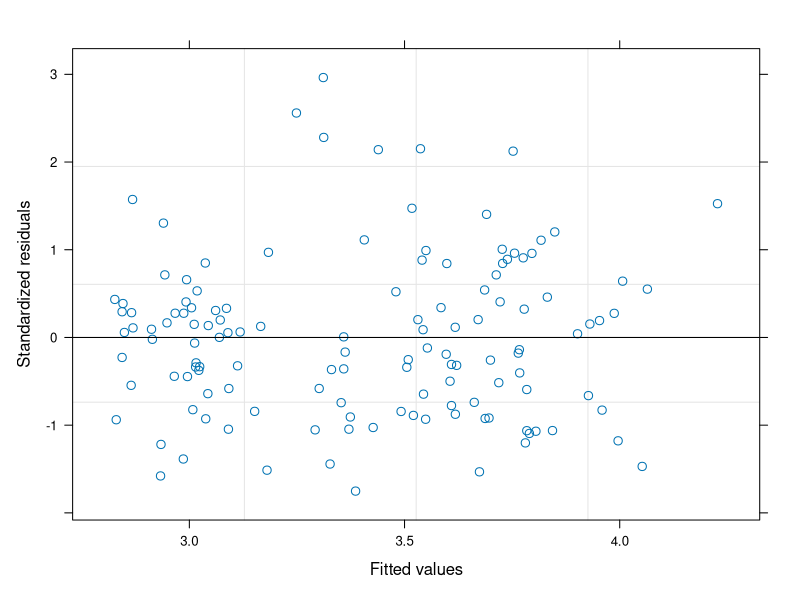
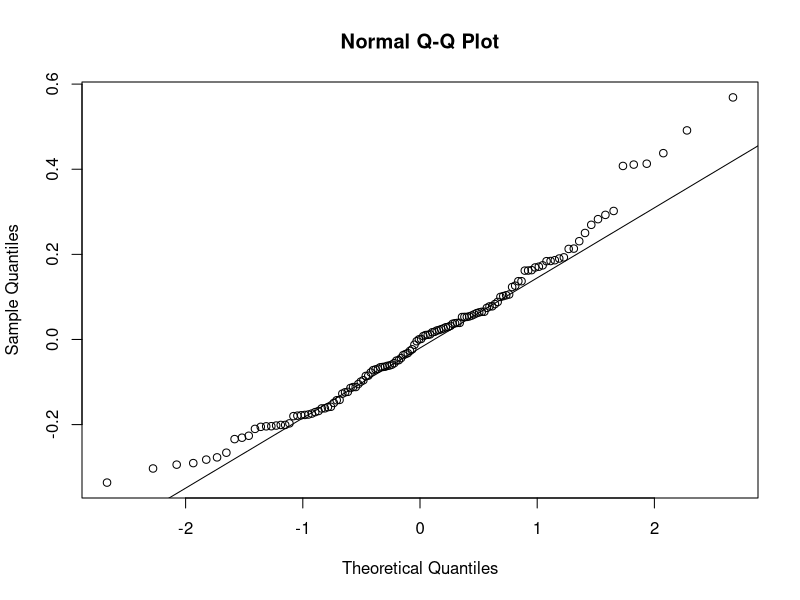

Write the R code that produced these figures, in order. (Note: this script raises an error after producing the figures.)
## Analysis of soil data from sampling plots

## Load packages and data ####
library(ggplot2)
library(nlme)
library(emmeans)
library(ggpubr)

soil <- read.csv('data/soil.csv')

## plotting settings
soil_names <- c(FT = "Temperate forest soil", FM = "Mixed forest soil", FB = "Boreal forest soil")
theme_set(theme_bw())

## Keep only H, Ae, and B for cations analyses (L and F not analyzed)
soil.cat <- soil[soil$horizon %in% c('H', 'Ae', 'B'), ]

## Modeling ####
## pH ####
mod.ph1 <- lme(pH.CaCl2 ~ forest*horizon, random = ~ 1|block,
              method = 'REML',
              weights = NULL, data = soil)
anova(mod.ph1)
plot(mod.ph1)
qqnorm(resid(mod.ph1)); qqline(resid(mod.ph1))

## Interaction between forest and horizon
ph.forest.horiz <- emmeans(mod.ph1, pairwise ~ forest*horizon, adjust = "tukey")
mult.ph.forest.horiz <- CLD(ph.forest.horiz, alpha=0.05, Letters=letters, adjust="tukey", reversed = TRUE)
plot.mult.ph.forest.horiz <- ggplot(mult.ph.forest.horiz, aes(x = horizon, y = emmean)) + 
  geom_point(stat = "identity", position=position_dodge(width = .5)) +
  geom_errorbar(aes(ymin = emmean-SE, ymax = emmean+SE), position=position_dodge(width=0.5), width = 0.2) +
  facet_grid(~forest, labeller = as_labeller(soil_names))+
  labs(x="Horizons", y= expression(paste("pH (in CaCl"[2],")")))

## Forest
ph.forest <- emmeans(mod.ph1, pairwise ~ forest, adjust = "tukey")
mult.ph.forest <- CLD(ph.forest, alpha=0.05, Letters=letters, adjust="tukey", reversed = TRUE)
plot.mult.ph.forest <- ggplot(mult.ph.forest, aes(x = forest, y = emmean)) + 
  geom_point(stat = "identity", position=position_dodge(width = .5)) +
  geom_errorbar(aes(ymin = emmean-SE, ymax = emmean+SE), position=position_dodge(width=0.5), width = 0.2) +
  scale_x_discrete(labels=c("Temperate", "Mixed", "Boreal")) +
  theme(axis.text.x = element_text(angle=45, vjust= 1, size = 10, hjust=1)) +
  labs(x="", y= expression(paste("pH (in CaCl"[2],")")))

## ECEC ####
mod.ecec1 <- lme(ECEC ~ forest*horizon, random = ~ 1|block,
               method = 'REML',
               weights = NULL, data = soil.cat)
anova(mod.ecec1)
plot(mod.ecec1)
qqnorm(resid(mod.ecec1)); qqline(resid(mod.ecec1))

## Interaction between forest and horizon
ecec.forest.horiz <- emmeans(mod.ecec1, pairwise ~ forest*horizon, adjust = "tukey")
mult.ecec.forest.horiz <- CLD(ecec.forest.horiz, alpha=0.05, Letters=letters, adjust="tukey", reversed = TRUE)
plot.mult.ecec.forest.horiz <- ggplot(mult.ecec.forest.horiz, aes(x = horizon, y = emmean)) + 
  geom_point(stat = "identity", position=position_dodge(width = .5)) +
  geom_errorbar(aes(ymin = emmean-SE, ymax = emmean+SE), position=position_dodge(width=0.5), width = 0.2) +
  facet_grid(~forest, labeller = as_labeller(soil_names))+
  labs(x="Horizons", y= expression(paste("ECEC (cmol"[c]," kg"^"-1",")")))

## forest
ecec.forest <- emmeans(mod.ecec1, pairwise ~ forest, adjust = "tukey")
mult.ecec.forest <- CLD(ecec.forest, alpha=0.05, Letters=letters, adjust="tukey", reversed = TRUE)
plot.mult.ecec.forest <- ggplot(mult.ecec.forest, aes(x = forest, y = emmean)) + 
  geom_point(stat = "identity", position=position_dodge(width = .5)) +
  geom_errorbar(aes(ymin = emmean-SE, ymax = emmean+SE), position=position_dodge(width=0.5), width = 0.2) +
  scale_x_discrete(labels=c("Temperate", "Mixed", "Boreal")) +
  theme(axis.text.x = element_text(angle=45, vjust= 1, size = 10, hjust=1)) +
  labs(x="Forest type", y= expression(paste("ECEC (cmol"[c]," kg"^"-1",")")))

## C:N ratio ####
mod.CN3 <- lme(totalC/totalN ~ forest*horizon, random = ~ 1|block,
               method = 'REML',
               weights = varExp(), data = soil)
anova(mod.CN3)
plot(mod.CN3)
qqnorm(resid(mod.CN3)); qqline(resid(mod.CN3))

## Interaction between forest and horizon
cn.forest.horiz <- emmeans(mod.CN3, pairwise ~ forest*horizon, adjust = "tukey")
mult.cn.forest.horiz <- CLD(cn.forest.horiz, alpha=0.05, Letters=letters, adjust="tukey", reversed = TRUE)
plot.mult.cn.forest.horiz <- ggplot(mult.cn.forest.horiz, aes(x = horizon, y = emmean)) + 
  geom_point(stat = "identity", position=position_dodge(width = .5)) +
  geom_errorbar(aes(ymin = emmean-SE, ymax = emmean+SE), position=position_dodge(width=0.5), width = 0.2) +
  facet_grid(~forest, labeller = as_labeller(soil_names))+
  labs(x="Horizons", y= "C:N ratio")

## forest 
cn.forest <- emmeans(mod.CN3, pairwise ~ forest, adjust = "tukey")
mult.cn.forest <- CLD(cn.forest, alpha=0.05, Letters=letters, adjust="tukey", reversed = TRUE)
plot.mult.cn.forest <- ggplot(mult.cn.forest, aes(x = forest, y = emmean)) + 
  geom_point(stat = "identity", position=position_dodge(width = .5)) +
  geom_errorbar(aes(ymin = emmean-SE, ymax = emmean+SE), position=position_dodge(width=0.5), width = 0.2) +
  scale_x_discrete(labels=c("Temperate", "Mixed", "Boreal")) +
  theme(axis.text.x = element_text(angle=45, vjust= 1, size = 10, hjust=1)) +
  labs(x="", y= "C:N ratio")

## TOTAL P ####
mod.tp2 <- lme(totalP ~ forest*horizon, random = ~ 1|block,
               method = 'REML',
               weights = varPower(), data = soil)
anova(mod.tp2)
plot(mod.tp2)
qqnorm(resid(mod.tp2)); qqline(resid(mod.tp2))

## Interaction between forest and horizon
tp.forest.horiz <- emmeans(mod.tp2, pairwise ~ forest*horizon, adjust = "tukey")
mult.tp.forest.horiz <- CLD(tp.forest.horiz, alpha=0.05, Letters=letters, adjust="tukey", reversed = TRUE)
plot.mult.tp.forest.horiz <- ggplot(mult.tp.forest.horiz, aes(x = horizon, y = emmean)) + 
  geom_point(stat = "identity", position=position_dodge(width = .5)) +
  geom_errorbar(aes(ymin = emmean-SE, ymax = emmean+SE), position=position_dodge(width=0.5), width = 0.2) +
  facet_grid(~forest, labeller = as_labeller(soil_names))+
  labs(x="Horizons", y= expression(paste("Total P (mg kg"^"-1",")")))

## forest
tp.forest <- emmeans(mod.tp2, pairwise ~ forest, adjust = "tukey")
mult.tp.forest <- CLD(tp.forest, alpha=0.05, Letters=letters, adjust="tukey", reversed = TRUE)
plot.mult.tp.forest <- ggplot(mult.tp.forest, aes(x = forest, y = emmean)) + 
  geom_point(stat = "identity", position=position_dodge(width = .5)) +
  geom_errorbar(aes(ymin = emmean-SE, ymax = emmean+SE), position=position_dodge(width=0.5), width = 0.2) +
  scale_x_discrete(labels=c("Temperate", "Mixed", "Boreal")) +
  theme(axis.text.x = element_text(angle=45, vjust= 1, size = 10, hjust=1)) +
  labs(x="", y= expression(paste("Total P (mg kg"^"-1",")")))

## LABILE P ####
mod.bp2 <- lme(BrayP ~ forest*horizon, random = ~ 1|block,
               method = 'REML',
               weights = varPower(), data = soil)
anova(mod.bp2)
plot(mod.bp2)
qqnorm(resid(mod.bp2)); qqline(resid(mod.bp2))

## Interaction between forest and horizon
bp.forest.horiz <- emmeans(mod.bp2, pairwise ~ forest*horizon, adjust = "tukey")
mult.bp.forest.horiz <- CLD(bp.forest.horiz, alpha=0.05, Letters=letters, adjust="tukey", reversed = TRUE)
plot.bp.mult.forest.horiz <- ggplot(mult.bp.forest.horiz, aes(x = horizon, y = emmean)) + 
  geom_point(stat = "identity", position=position_dodge(width = .5)) +
  geom_errorbar(aes(ymin = emmean-SE, ymax = emmean+SE), position=position_dodge(width=0.5), width = 0.2) +
  facet_grid(~forest, labeller = as_labeller(soil_names))+
  labs(x="Horizons", y= expression(paste("Labile P (mg kg"^"-1",")")))

## forest
bp.forest <- emmeans(mod.bp2, pairwise ~ forest, adjust = "tukey")
mult.bp.forest <- CLD(bp.forest, alpha=0.05, Letters=letters, adjust="tukey", reversed = TRUE)
plot.mult.bp.forest <- ggplot(mult.bp.forest, aes(x = forest, y = emmean)) + 
  geom_point(stat = "identity", position=position_dodge(width = .5)) +
  geom_errorbar(aes(ymin = emmean-SE, ymax = emmean+SE), position=position_dodge(width=0.5), width = 0.2) +
  scale_x_discrete(labels=c("Temperate", "Mixed", "Boreal")) +
  theme(axis.text.x = element_text(angle=45, vjust= 1, size = 10, hjust=1)) +
  labs(x="", y= expression(paste("Labile P (mg kg"^"-1",")")))

## BASE SATURATION ####
mod.bs2 <- lme(BS ~ forest*horizon, random = ~ 1|block,
               method = 'REML',
               weights = varPower(), data = soil.cat)
anova(mod.bs2)
plot(mod.bs2)
qqnorm(resid(mod.bs2)); qqline(resid(mod.bs2))

## Interaction between forest and horizon
bs.forest.horiz <- emmeans(mod.bs2, pairwise ~ forest*horizon, adjust = "tukey")
mult.bs.forest.horiz <- CLD(bs.forest.horiz, alpha=0.05, Letters=letters, adjust="tukey", reversed = TRUE)
plot.mult.bs.forest.horiz <- ggplot(mult.bs.forest.horiz, aes(x = horizon, y = emmean)) + 
  geom_point(stat = "identity", position=position_dodge(width = .5)) +
  geom_errorbar(aes(ymin = emmean-SE, ymax = emmean+SE), position=position_dodge(width=0.5), width = 0.2) +
  facet_grid(~forest, labeller = as_labeller(soil_names))+
  labs(x="Horizons", y= 'Base Sat. (%)')

## forest
bs.forest <- emmeans(mod.bs2, pairwise ~ forest, adjust = "tukey")
mult.bs.forest <- CLD(bs.forest, alpha=0.05, Letters=letters, adjust="tukey", reversed = TRUE)
plot.mult.bs.forest <- ggplot(mult.bs.forest, aes(x = forest, y = emmean)) + 
  geom_point(stat = "identity", position=position_dodge(width = .5)) +
  geom_errorbar(aes(ymin = emmean-SE, ymax = emmean+SE), position=position_dodge(width=0.5), width = 0.2) +
  scale_x_discrete(labels=c("Temperate", "Mixed", "Boreal")) +
  theme(axis.text.x = element_text(angle=45, vjust= 1, size = 10, hjust=1)) +
  labs(x="Forest type", y= 'Base Sat. (%)')

## Arrange FOREST in one page
soil_forest<-ggarrange(plot.mult.ph.forest, plot.mult.cn.forest, 
                       plot.mult.tp.forest, plot.mult.bp.forest, 
                       plot.mult.ecec.forest, plot.mult.bs.forest,
                       ncol=2, nrow=3, labels=c("a", "b", "c", "d", "e", "f"))

## Arrange FOREST*HORIZONS in one page
soil_forest_horiz<-ggarrange(plot.mult.ph.forest.horiz, plot.mult.cn.forest.horiz, 
                       plot.mult.tp.forest.horiz, plot.bp.mult.forest.horiz, 
                       plot.mult.ecec.forest.horiz, plot.mult.bs.forest.horiz,
                       ncol=2, nrow=3, labels=c("a", "b", "c", "d", "e", "f"))


### DEPTH by horizons ####
## load libraries and data
library(tidyr)
library(dplyr)
library(plyr)

soil_thickness <- read.csv("data/soil_thick.csv", sep = ";")

## Manipulate data
thick <- gather(soil_thickness, Horizon, Thickness, -Forest, -Block, factor_key=TRUE)
thick$Forest <- recode(thick$Forest, FT="Temperate", FM="Mixed",FB= "Boreal")
thick$Forest <- factor(thick$Forest, c("Temperate", "Mixed", "Boreal"))
thick$Horizon <- factor(thick$Horizon, c("B", "Ae", "H", "F", "L"))

## Mean by forest and block
thick_mean <- ddply(thick ,.(Forest, Block, Horizon), numcolwise(mean))

ggplot(thick_mean, aes(x = Forest, y = Thickness, fill = Horizon)) +
  geom_bar(stat = "summary", fun.y = "mean")+
  scale_y_reverse() +
  guides(fill = guide_legend(reverse=T)) +
  labs(y = "Soil depth (cm)") +
  scale_fill_manual(values = c('darkorange2', 'grey60', 'grey1', 'sienna4', 'darkgreen')) +
  theme(panel.background = element_blank(), panel.border = element_blank(),
  panel.grid.major = element_line(size = 0.5, linetype = 'solid',colour = "black"), 
  panel.grid.minor = element_line(size = 0.5, linetype = 'solid',colour = "black"),
  axis.line = element_blank())
